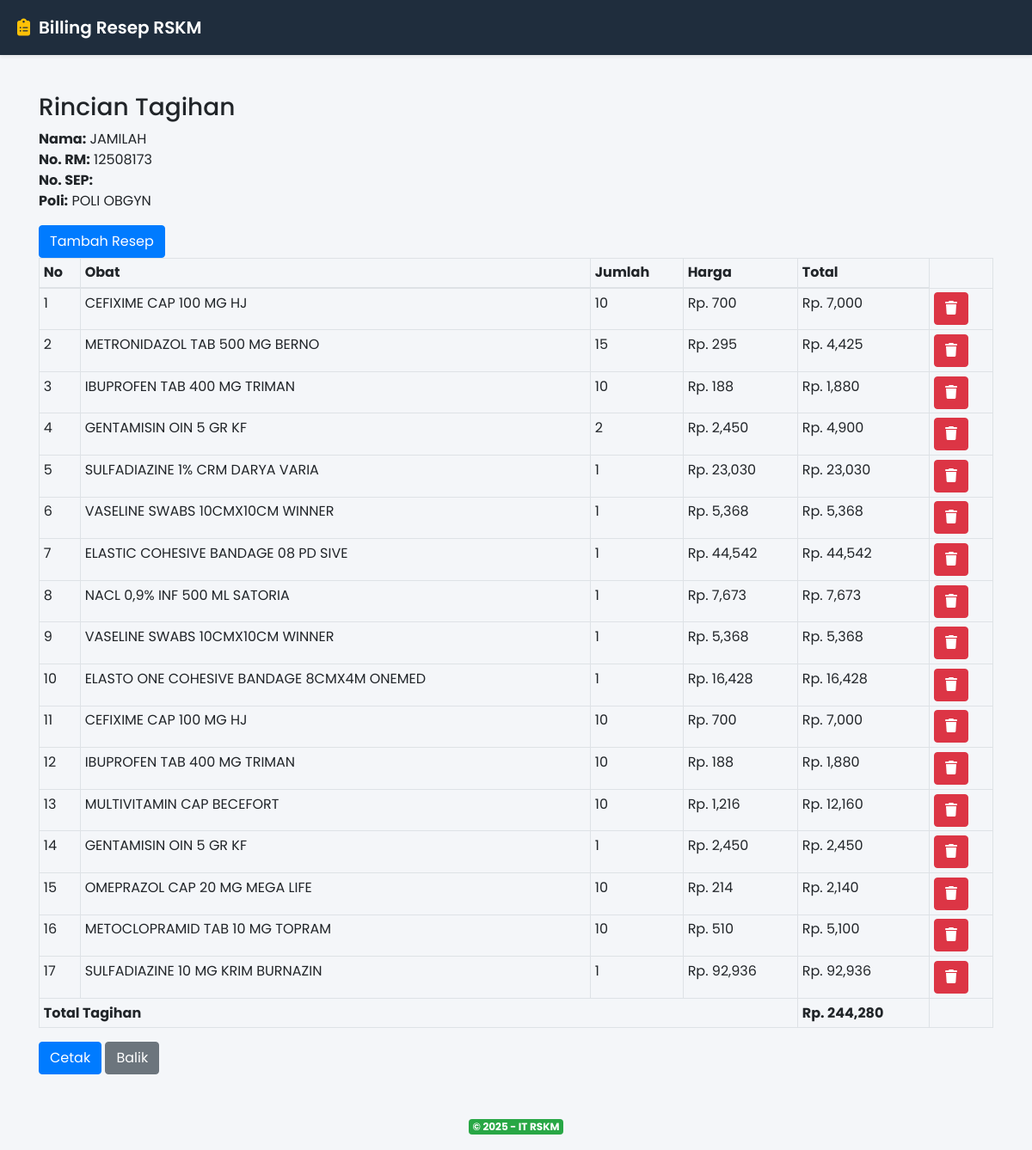
The app's page /resep/tagihan/163 with its own data.
### tables this page shows
CREATE TABLE `pasien` (
  `id` int(11) NOT NULL,
  `no_rm` int(11) DEFAULT NULL,
  `no_sep` varchar(512) DEFAULT NULL,
  `nama_pasien` varchar(512) DEFAULT NULL,
  `asal_poli` varchar(512) DEFAULT NULL,
  `tanggal` date DEFAULT NULL
);

CREATE TABLE `resep` (
  `id` int(11) NOT NULL,
  `pasien_id` int(11) DEFAULT NULL,
  `obat_id` int(11) DEFAULT NULL,
  `jumlah` int(11) DEFAULT NULL,
  `tanggal_input` date DEFAULT NULL
);

CREATE TABLE `obat` (
  `id` int(11) NOT NULL,
  `nama_obat` varchar(512) DEFAULT NULL,
  `harga` int(11) DEFAULT NULL
);

### application/controllers/Resep.php (called while the page is built, shortened)
<?php
class Resep extends CI_Controller {
    public function __construct() {
        $this->load->model(['Pasien_model', 'Obat_model', 'Resep_model']);
    }
    public function tagihan($id) {
        $data['pasien'] = $this->Pasien_model->get_by_id($id);
        $data['resep'] = $this->Resep_model->get_by_pasien($id);
        $data['obat'] = $this->Obat_model->get_all();
        $this->load->view('templates/header', ['title' => 'Detail Tagihan Pasien']);
        $this->load->view('resep/tagihan', $data);
        $this->load->view('templates/footer');
    }
}

### index.php (called while the page is built, shortened)
<?php
require_once BASEPATH.'core/CodeIgniter.php';

### application/models/Pasien_model.php (called while the page is built, shortened)
<?php
class Pasien_model extends CI_Model {
    public function get_by_id($id) {
        return $this->db->get_where('pasien', ['id' => $id])->row();
    }
}

### application/models/Resep_model.php (called while the page is built, shortened)
<?php
class Resep_model extends CI_Model {
    public function get_by_pasien($id_pasien) {
        $this->db->select('resep.*, obat.nama_obat, obat.harga');
        $this->db->from('resep');
        $this->db->join('obat', 'obat.id = resep.obat_id');
        $this->db->where('resep.pasien_id', $id_pasien);
        return $this->db->get()->result();
    }
}

### application/views/resep/tagihan.php (the view, shortened to what this page needs)
<h3>Rincian Tagihan</h3>
<p>
    <strong>Nama:</strong> <?= $pasien->nama_pasien ?><br>
    <strong>No. RM:</strong> <?= $pasien->no_rm ?><br>
    <strong>No. SEP:</strong> <?= $pasien->no_sep ?><br>
    <strong>Poli:</strong> <?= $pasien->asal_poli ?>
</p>
<button type="button" class="btn btn-primary" data-toggle="modal" data-target="#exampleModal">
  Tambah Resep
</button>
<table class="table table-bordered table-sm">
    <thead>
        <tr><th>No</th><th>Obat</th><th>Jumlah</th><th>Harga</th><th>Total</th></tr>
    </thead>
    <tbody>
        <?php
        $total = 0;
        $no = 1;
        foreach ($resep as $r):
            $subtotal = $r->jumlah * $r->harga;
            $total += $subtotal;
        ?>
            <tr>
                <td><?= $no++ ?></td>
                <td><?= $r->nama_obat ?></td>
                <td><?= $r->jumlah ?></td>
                <td>Rp. <?= number_format($r->harga, 0) ?></td>
                <td>Rp. <?= number_format($subtotal, 0) ?></td>
                <td><a href="<?= base_url(); ?>resep/hapusTagihan/<?= $r->id; ?>" class="btn btn-danger"><i class="fa fa-trash"></i></a></td>
            </tr>
        <?php endforeach ?>
        <tr>
            <td colspan="4"><strong>Total Tagihan</strong></td>
            <td><strong>Rp. <?= number_format($total, 0) ?></strong></td>
        </tr>
    </tbody>
</table>
<a href="<?= site_url('resep/cetak/' . $pasien->id) ?>" target="_blank" class="btn btn-primary">Cetak</a>
<a href="<?= site_url('resep') ?>" class="btn btn-secondary">Balik</a>

### application/views/templates/header.php (style rules this page uses)
body { font-family: 'Poppins', sans-serif; background-color: #f4f6f9; margin: 0; }

### records on screen
pasien: nama_pasien "JAMILAH", no_rm "12508173", asal_poli "POLI OBGYN"
resep: obat.nama_obat "CEFIXIME CAP 100 MG HJ", jumlah "10", obat.harga "700", jumlah.harga "7,000"
resep: obat.nama_obat "METRONIDAZOL TAB 500 MG BERNO", jumlah "15", obat.harga "295", jumlah.harga "4,425"
resep: obat.nama_obat "IBUPROFEN TAB 400 MG TRIMAN", jumlah "10", obat.harga "188", jumlah.harga "1,880"
resep: obat.nama_obat "GENTAMISIN OIN 5 GR KF", jumlah "2", obat.harga "2,450", jumlah.harga "4,900"
resep: obat.nama_obat "SULFADIAZINE 1% CRM DARYA VARIA", jumlah "1", obat.harga "23,030", jumlah.harga "23,030"
resep: obat.nama_obat "VASELINE SWABS 10CMX10CM WINNER", jumlah "1", obat.harga "5,368", jumlah.harga "5,368"
resep: obat.nama_obat "ELASTIC COHESIVE BANDAGE 08 PD SIVE", jumlah "1", obat.harga "44,542", jumlah.harga "44,542"
resep: obat.nama_obat "NACL 0,9% INF 500 ML SATORIA", jumlah "1", obat.harga "7,673", jumlah.harga "7,673"
resep: obat.nama_obat "VASELINE SWABS 10CMX10CM WINNER", jumlah "1", obat.harga "5,368", jumlah.harga "5,368"
resep: obat.nama_obat "ELASTO ONE COHESIVE BANDAGE 8CMX4M ONEMED", jumlah "1", obat.harga "16,428", jumlah.harga "16,428"
resep: obat.nama_obat "CEFIXIME CAP 100 MG HJ", jumlah "10", obat.harga "700", jumlah.harga "7,000"
resep: obat.nama_obat "IBUPROFEN TAB 400 MG TRIMAN", jumlah "10", obat.harga "188", jumlah.harga "1,880"
resep: obat.nama_obat "MULTIVITAMIN CAP BECEFORT", jumlah "10", obat.harga "1,216", jumlah.harga "12,160"
resep: obat.nama_obat "GENTAMISIN OIN 5 GR KF", jumlah "1", obat.harga "2,450", jumlah.harga "2,450"
resep: obat.nama_obat "OMEPRAZOL CAP 20 MG MEGA LIFE", jumlah "10", obat.harga "214", jumlah.harga "2,140"
resep: obat.nama_obat "METOCLOPRAMID TAB 10 MG TOPRAM", jumlah "10", obat.harga "510", jumlah.harga "5,100"
resep: obat.nama_obat "SULFADIAZINE 10 MG KRIM BURNAZIN", jumlah "1", obat.harga "92,936", jumlah.harga "92,936"

### other values on screen
$total "244,280"
